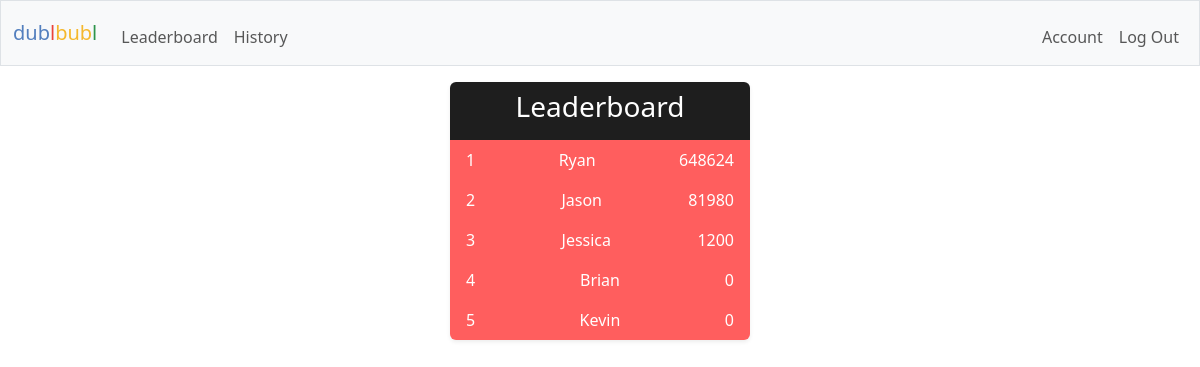
The page /leaderboard (signed in) on the database as committed earlier.
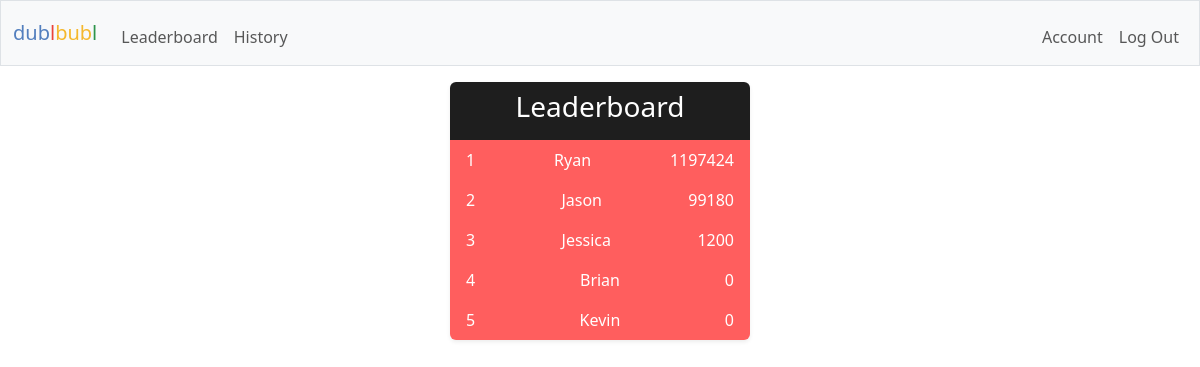
The same page on the database as committed later.
### tables this page shows
CREATE TABLE users (
    id INTEGER PRIMARY KEY AUTOINCREMENT NOT NULL,
    username TEXT NOT NULL,
    hash TEXT NOT NULL,
    points INTEGER NOT NULL DEFAULT 1000
, total_points_earned INTEGER);

### app.py (the view)
@app.route("/leaderboard", methods=["GET", "POST"])
def leaderboard():
    user = cur.execute("SELECT username, total_points_earned FROM users ORDER BY total_points_earned DESC LIMIT 5").fetchall()
    print(user[0][0])
    if request.method == "POST":
        return redirect("/")
    else:
        return render_template("leaderboard.html", user=user)

### app.py (called while the page is built)
@app.after_request
def after_request(response):
    response.headers["Cache-Control"] = "no-cache, no-store, must-revalidate"
    response.headers["Expires"] = 0
    response.headers["Pragma"] = "no-cache"
    return response

### templates/leaderboard.html
{% extends "layout.html" %}
{% block main %}
<div class="container d-flex justify-content-center align-items-center leaderboard">
  <ul class="list-group shadow-sm" style="width: 300px">
    <li class="list-group-item text-center text-white border-0" style="background: #1E1E1E;">
      <h3 class="fw-normal">Leaderboard</h3>
    </li>
    {% for user in user %}
    <li class="list-group-item d-flex justify-content-between text-white border-0" style="background: #FF5E5E; display: flex; justify-content: space-between;">
      <span>{{ loop.index }}</span>
      <span>{{ user[0] }} </span>
      <span>{{ user[1] }}</span>
    </li>
    {% endfor %}
  </ul>
</div>
{% endblock %}

Rows that differ between the two databases and show on the page:
changed users "Ryan": total_points_earned "648624" → "1197424"
changed users "Jason": total_points_earned "81980" → "99180"
